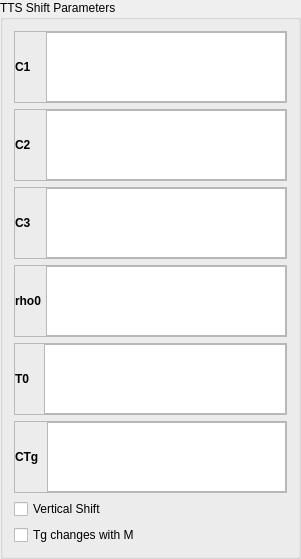
  <widget class="QGroupBox" name="groupBox_2">
   <property name="geometry">
    <rect>
     <x>310</x>
     <y>50</y>
     <width>301</width>
     <height>361</height>
    </rect>
   </property>
   <property name="title">
    <string>TTS Shift Parameters</string>
   </property>
   <layout class="QVBoxLayout" name="verticalLayout_7">
    <item>
     <widget class="QFrame" name="frame_20">
      <property name="frameShape">
       <enum>QFrame::StyledPanel</enum>
      </property>
      <property name="frameShadow">
       <enum>QFrame::Raised</enum>
      </property>
      <layout class="QHBoxLayout" name="horizontalLayout_16">
       <property name="spacing">
        <number>5</number>
       </property>
       <property name="margin">
        <number>0</number>
       </property>
       <item>
        <widget class="QLabel" name="label_19">
         <property name="maximumSize">
          <size>
           <width>16777215</width>
           <height>16777215</height>
          </size>
         </property>
         <property name="font">
          <font>
           <weight>75</weight>
           <bold>true</bold>
          </font>
         </property>
         <property name="text">
          <string>C1   </string>
         </property>
        </widget>
       </item>
       <item>
        <widget class="QTextEdit" name="textEdit_15">
         <property name="readOnly">
          <bool>true</bool>
         </property>
        </widget>
       </item>
      </layout>
     </widget>
    </item>
    <item>
     <widget class="QFrame" name="frame_21">
      <property name="frameShape">
       <enum>QFrame::StyledPanel</enum>
      </property>
      <property name="frameShadow">
       <enum>QFrame::Raised</enum>
      </property>
      <layout class="QHBoxLayout" name="horizontalLayout_17">
       <property name="spacing">
        <number>5</number>
       </property>
       <property name="margin">
        <number>0</number>
       </property>
       <item>
        <widget class="QLabel" name="label_20">
         <property name="maximumSize">
          <size>
           <width>16777215</width>
           <height>16777215</height>
          </size>
         </property>
         <property name="font">
          <font>
           <weight>75</weight>
           <bold>true</bold>
          </font>
         </property>
         <property name="text">
          <string>C2   </string>
         </property>
        </widget>
       </item>
       <item>
        <widget class="QTextEdit" name="textEdit_16">
         <property name="readOnly">
          <bool>true</bool>
         </property>
        </widget>
       </item>
      </layout>
     </widget>
    </item>
    <item>
     <widget class="QFrame" name="frame_22">
      <property name="frameShape">
       <enum>QFrame::StyledPanel</enum>
      </property>
      <property name="frameShadow">
       <enum>QFrame::Raised</enum>
      </property>
      <layout class="QHBoxLayout" name="horizontalLayout_18">
       <property name="spacing">
        <number>5</number>
       </property>
       <property name="margin">
        <number>0</number>
       </property>
       <item>
        <widget class="QLabel" name="label_21">
         <property name="maximumSize">
          <size>
           <width>16777215</width>
           <height>16777215</height>
          </size>
         </property>
         <property name="font">
          <font>
           <weight>75</weight>
           <bold>true</bold>
          </font>
         </property>
         <property name="text">
          <string>C3   </string>
         </property>
        </widget>
       </item>
       <item>
        <widget class="QTextEdit" name="textEdit_17">
         <property name="readOnly">
          <bool>true</bool>
         </property>
        </widget>
       </item>
      </layout>
     </widget>
    </item>
    <item>
     <widget class="QFrame" name="frame_23">
      <property name="frameShape">
       <enum>QFrame::StyledPanel</enum>
      </property>
      <property name="frameShadow">
       <enum>QFrame::Raised</enum>
      </property>
      <layout class="QHBoxLayout" name="horizontalLayout_19">
       <property name="spacing">
        <number>5</number>
       </property>
       <property name="margin">
        <number>0</number>
       </property>
       <item>
        <widget class="QLabel" name="label_22">
         <property name="maximumSize">
          <size>
           <width>16777215</width>
           <height>16777215</height>
          </size>
         </property>
         <property name="font">
          <font>
           <weight>75</weight>
           <bold>true</bold>
          </font>
         </property>
         <property name="text">
          <string>rho0</string>
         </property>
        </widget>
       </item>
       <item>
        <widget class="QTextEdit" name="textEdit_18">
         <property name="readOnly">
          <bool>true</bool>
         </property>
        </widget>
       </item>
      </layout>
     </widget>
    </item>
    <item>
     <widget class="QFrame" name="frame_24">
      <property name="frameShape">
       <enum>QFrame::StyledPanel</enum>
      </property>
      <property name="frameShadow">
       <enum>QFrame::Raised</enum>
      </property>
      <layout class="QHBoxLayout" name="horizontalLayout_20">
       <property name="spacing">
        <number>5</number>
       </property>
       <property name="margin">
        <number>0</number>
       </property>
       <item>
        <widget class="QLabel" name="label_23">
         <property name="maximumSize">
          <size>
           <width>16777215</width>
           <height>16777215</height>
          </size>
         </property>
         <property name="font">
          <font>
           <weight>75</weight>
           <bold>true</bold>
          </font>
         </property>
         <property name="text">
          <string>T0   </string>
         </property>
        </widget>
       </item>
       <item>
        <widget class="QTextEdit" name="textEdit_19">
         <property name="readOnly">
          <bool>true</bool>
         </property>
        </widget>
       </item>
      </layout>
     </widget>
    </item>
    <item>
     <widget class="QFrame" name="frame_25">
      <property name="frameShape">
       <enum>QFrame::StyledPanel</enum>
      </property>
      <property name="frameShadow">
       <enum>QFrame::Raised</enum>
      </property>
      <layout class="QHBoxLayout" name="horizontalLayout_21">
       <property name="spacing">
        <number>5</number>
       </property>
       <property name="margin">
        <number>0</number>
       </property>
       <item>
        <widget class="QLabel" name="label_24">
         <property name="maximumSize">
          <size>
           <width>16777215</width>
           <height>16777215</height>
          </size>
         </property>
         <property name="font">
          <font>
           <weight>75</weight>
           <bold>true</bold>
          </font>
         </property>
         <property name="text">
          <string>CTg </string>
         </property>
        </widget>
       </item>
       <item>
        <widget class="QTextEdit" name="textEdit_20">
         <property name="readOnly">
          <bool>true</bool>
         </property>
        </widget>
       </item>
      </layout>
     </widget>
    </item>
    <item>
     <widget class="QCheckBox" name="checkBox">
      <property name="text">
       <string>Vertical Shift</string>
      </property>
     </widget>
    </item>
    <item>
     <widget class="QCheckBox" name="checkBox_2">
      <property name="text">
       <string>Tg changes with M</string>
      </property>
     </widget>
    </item>
   </layout>
  </widget>
